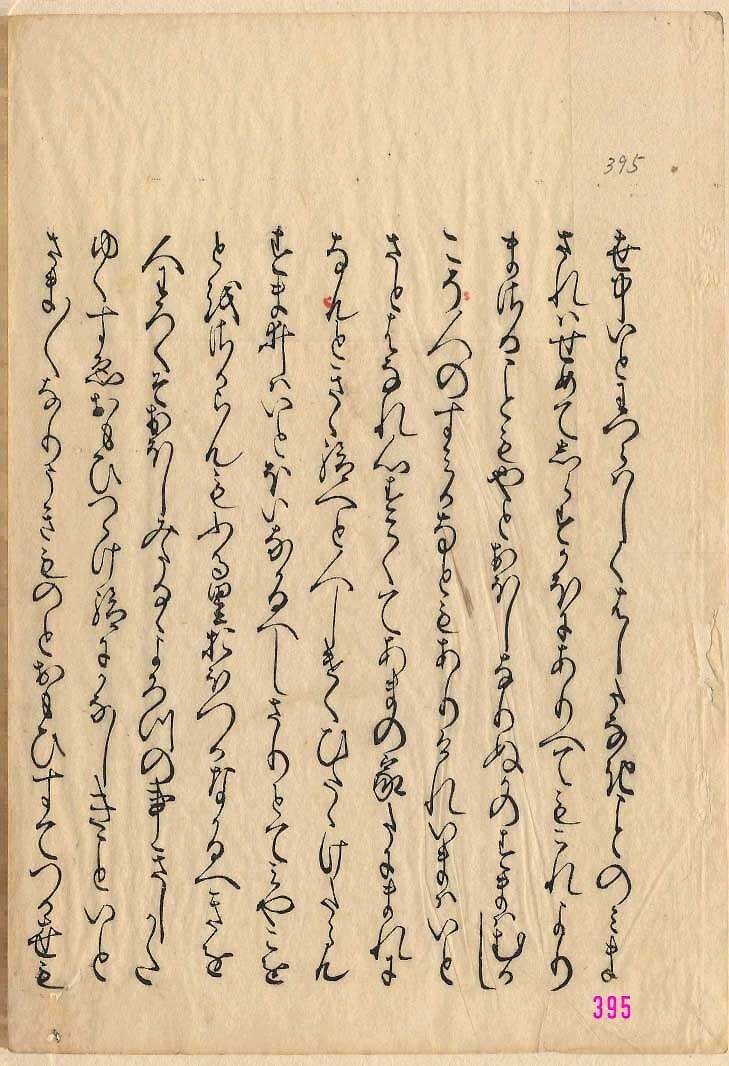
#> input picture src/kyushu/color/12_2_org.jpg, 729 x 1066 px
$ python 001_check.py
#> lines starting #> are read from the running program, lines starting #| are printed output that depends on the picture; after the words box and inside, x2 and y2 are one past the last pixel; in counts of white or black regions, pixels touching at a corner belong together
#> further down, img is the input picture: shape (1066, 729, 3); mean B, G, R 156.9, 191, 214.8
import cv2
import numpy as np

def find_rect_of_target_color(image):
  hsv = cv2.cvtColor(image, cv2.COLOR_BGR2HSV_FULL)
#> hsv: shape (1066, 729, 3); mean H, S, V 25.2, 72, 214.8
  h = hsv[:, :, 0]
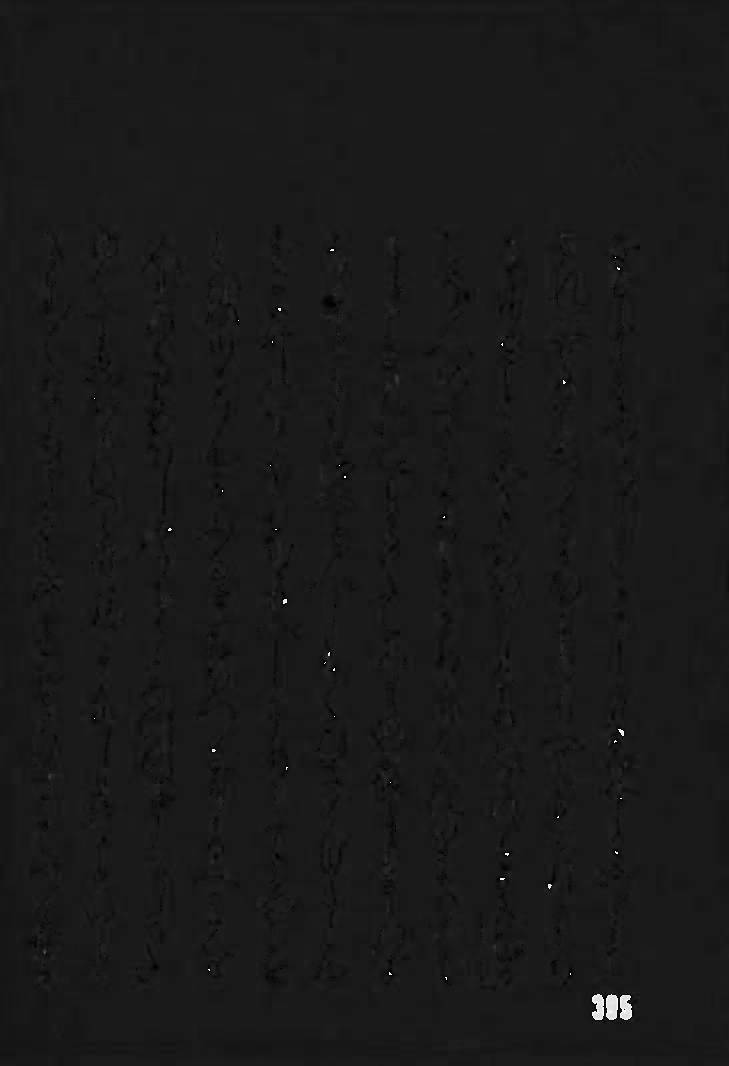
#> h: shape (1066, 729); min 0, max 255, mean 25.2
  s = hsv[:, :, 1]
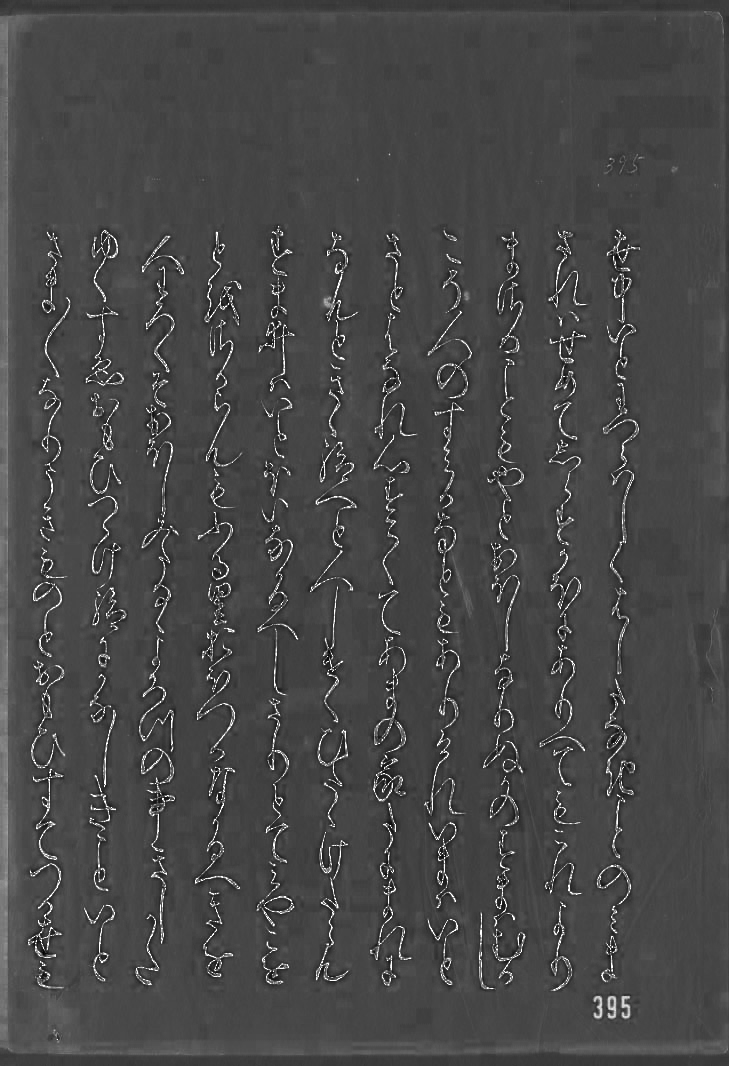
#> s: shape (1066, 729); min 0, max 255, mean 72
  mask = np.zeros(h.shape, dtype=np.uint8)
  mask[((h < 20) | (h > 200)) & (s < 80)] = 255
  contours, _ = cv2.findContours(mask, cv2.RETR_TREE, cv2.CHAIN_APPROX_SIMPLE)
  rects = []
  for contour in contours:
    approx = cv2.convexHull(contour)
    rect = cv2.boundingRect(approx)
    rects.append(np.array(rect))
  return rects

img = cv2.imread("12_2_org.jpg")
rects = find_rect_of_target_color(img)
#> rects = 1557 items, first 6: [542, 1051, 1, 1], [8, 1051, 1, 1], [6, 1051, 1, 1], [4, 1051, 1, 1], [2, 1051, 1, 1], [0, 1051, 1, 1]
if len(rects) > 0:

    rect = max(rects, key=(lambda x: x[2] * x[3]))
#> rect = [591, 993, 47, 31]
    cv2.rectangle(img, tuple(rect[0:2]), tuple(rect[0:2] + rect[2:4]), (0, 0, 255), thickness=2)
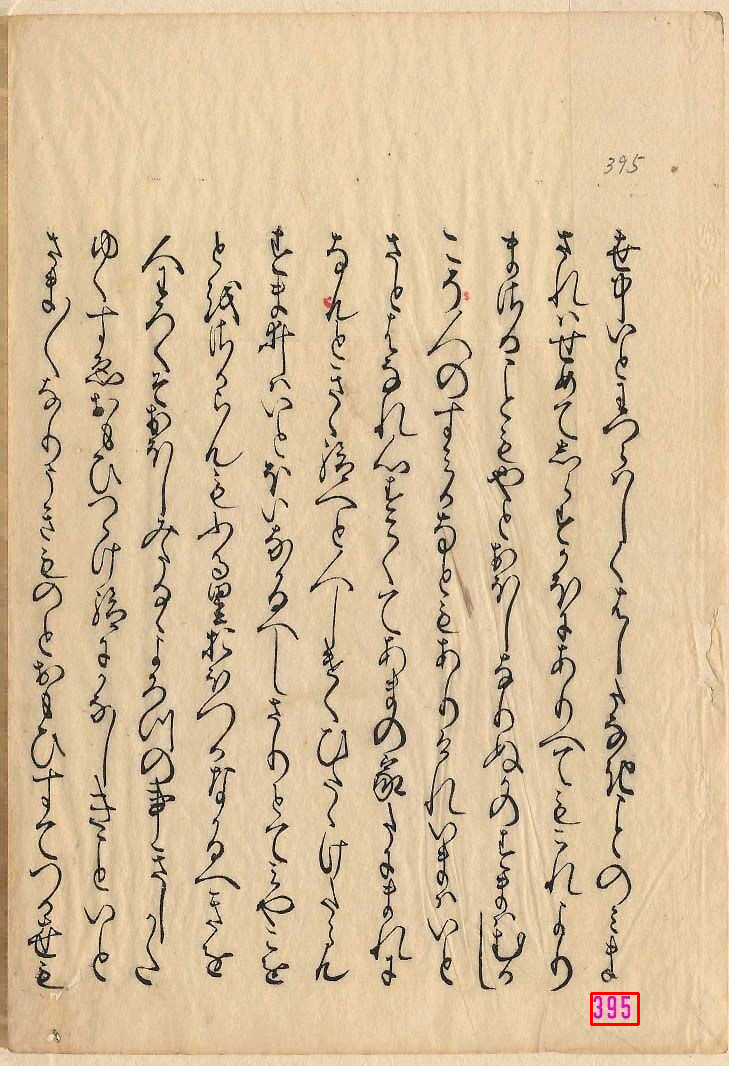
#> img: shape (1066, 729, 3); 0.06% of pixels changed, all inside (x1, y1, x2, y2) = (590, 992, 640, 1026)

cv2.imwrite("check.jpg", img)

$ run again, with src/kyushu/color/43_2_org.jpg copied over src/kyushu/color/12_2_org.jpg
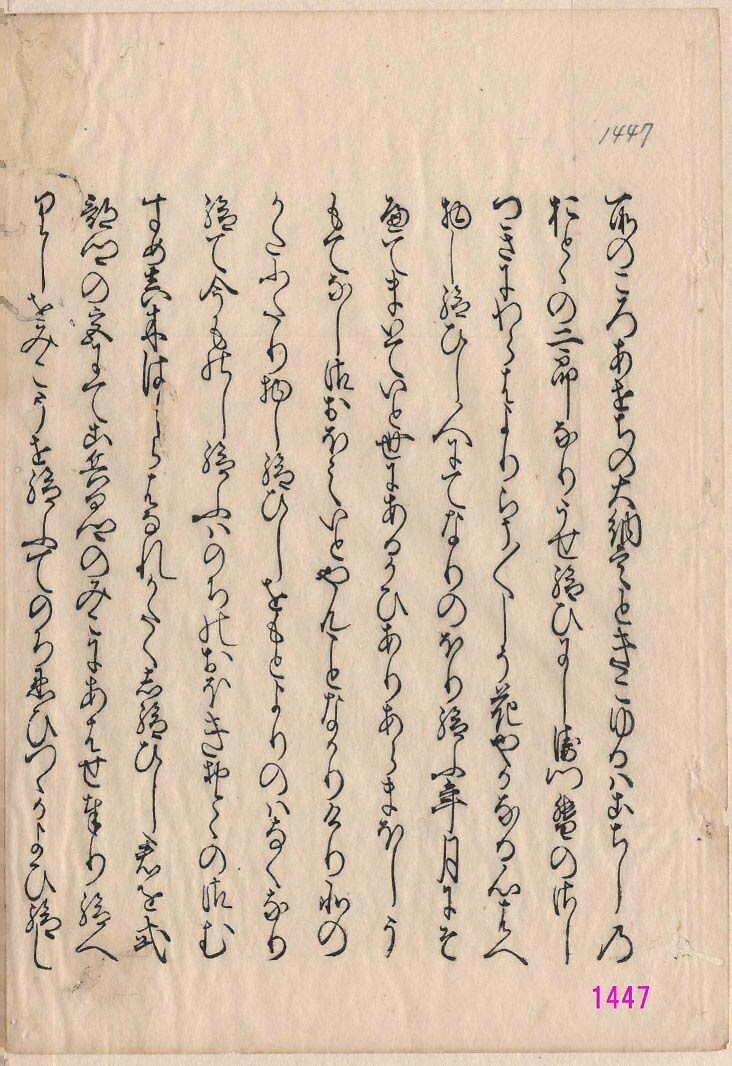
#> input picture src/kyushu/color/43_2_org.jpg, 732 x 1066 px
#> img is the input picture: shape (1066, 732, 3); mean B, G, R 170.5, 191.8, 212.6
#> hsv: shape (1066, 732, 3); mean H, S, V 22.2, 51.6, 212.6
#> in find_rect_of_target_color, `s = hsv[:, :, 1]`:
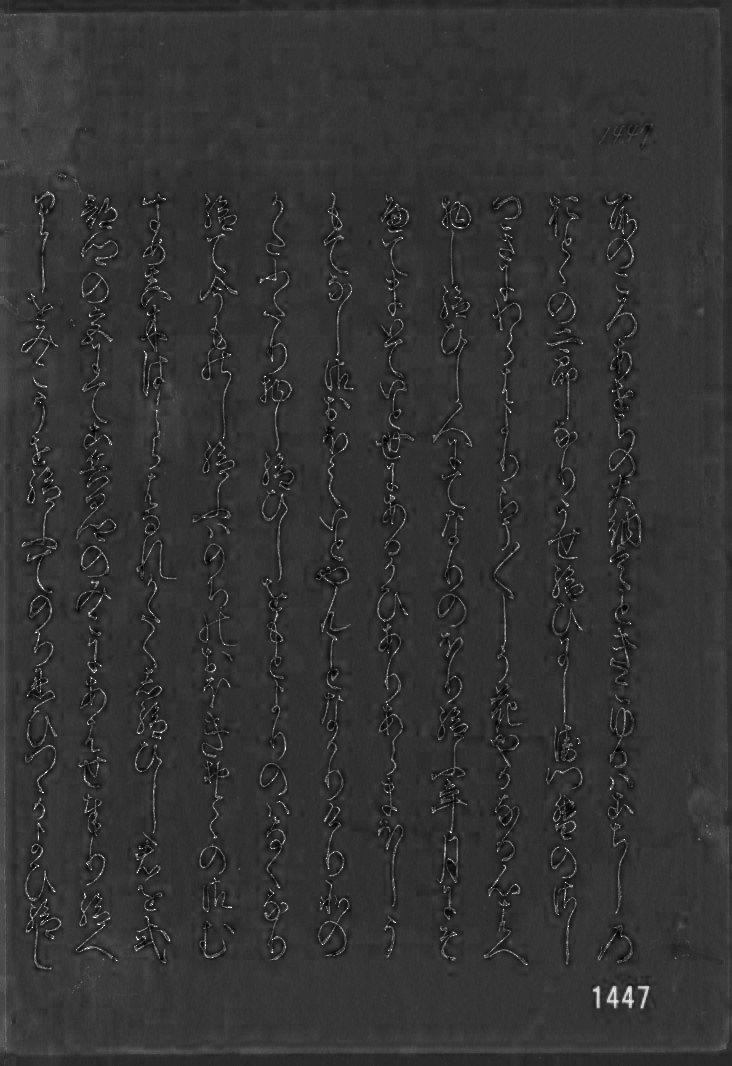
#> s: shape (1066, 732); min 0, max 255, mean 51.6
#> rects = 2548 items, first 6: [96, 1058, 6, 8], [544, 1056, 4, 10], [524, 1056, 3, 10], [448, 1055, 1, 1], [344, 1055, 1, 1], [102, 1055, 1, 1]
#> rect = [144, 831, 576, 225]
#> `cv2.rectangle(img, tuple(rect[0:2]), tuple(rect[0:2] + rect[2:4]), (0,..`:
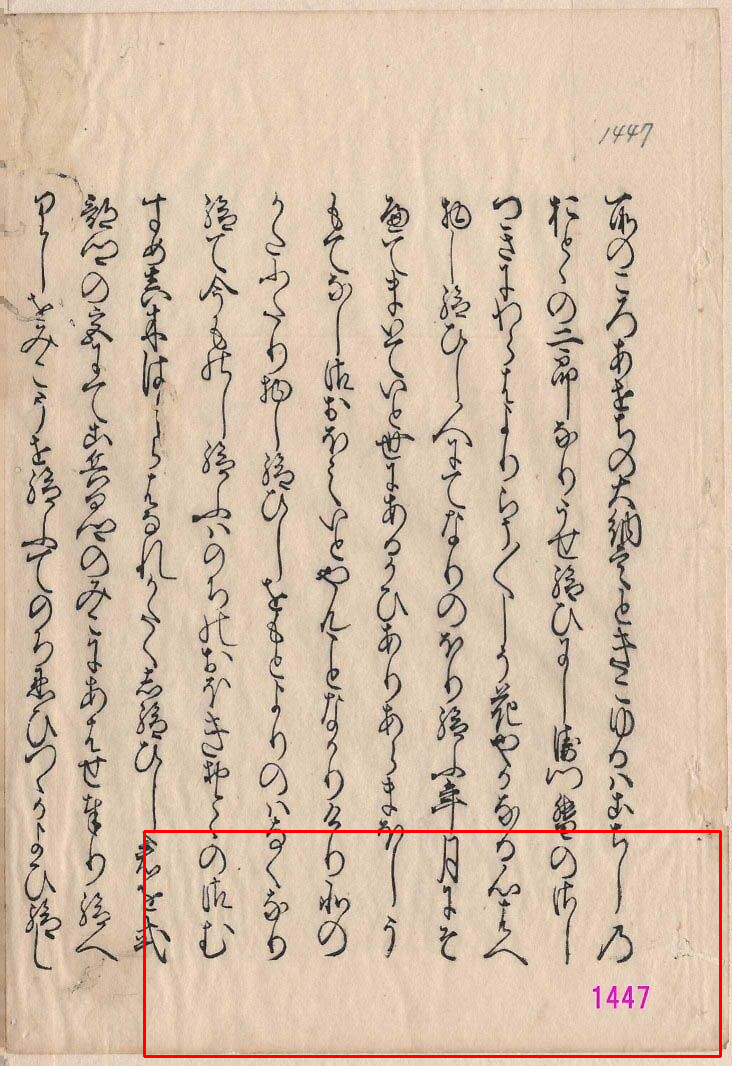
#> img: shape (1066, 732, 3); 0.62% of pixels changed, all inside (x1, y1, x2, y2) = (143, 830, 722, 1058)
